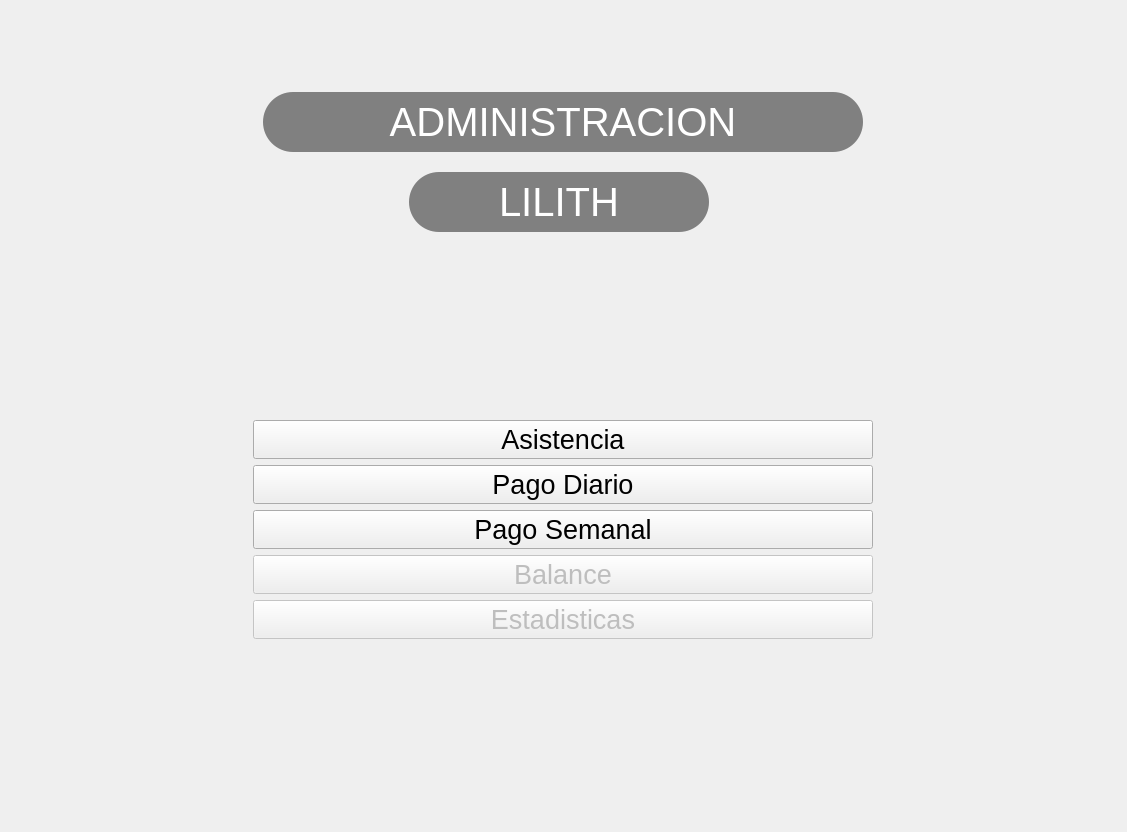
<?xml version="1.0" encoding="UTF-8"?>
<ui version="4.0">
 <class>MainWindow</class>
 <widget class="QMainWindow" name="MainWindow">
  <property name="geometry">
   <rect>
    <x>0</x>
    <y>0</y>
    <width>1127</width>
    <height>832</height>
   </rect>
  </property>
  <property name="windowTitle">
   <string>Sistema de Administracion -  Menú</string>
  </property>
  <property name="tabShape">
   <enum>QTabWidget::Rounded</enum>
  </property>
  <widget class="QWidget" name="centralwidget">
   <layout class="QHBoxLayout" name="horizontalLayout">
    <item>
     <layout class="QGridLayout" name="gridLayout">
      <item row="7" column="0">
       <layout class="QGridLayout" name="gridLayout_4">
        <item row="4" column="2">
         <spacer name="horizontalSpacer_4">
          <property name="orientation">
           <enum>Qt::Horizontal</enum>
          </property>
          <property name="sizeType">
           <enum>QSizePolicy::Fixed</enum>
          </property>
          <property name="sizeHint" stdset="0">
           <size>
            <width>30</width>
            <height>20</height>
           </size>
          </property>
         </spacer>
        </item>
        <item row="4" column="1">
         <widget class="QPushButton" name="boton_balance">
          <property name="enabled">
           <bool>false</bool>
          </property>
          <property name="font">
           <font>
            <pointsize>20</pointsize>
           </font>
          </property>
          <property name="styleSheet">
           <string notr="true"/>
          </property>
          <property name="text">
           <string>Balance</string>
          </property>
         </widget>
        </item>
        <item row="4" column="0">
         <spacer name="horizontalSpacer_3">
          <property name="orientation">
           <enum>Qt::Horizontal</enum>
          </property>
          <property name="sizeType">
           <enum>QSizePolicy::Fixed</enum>
          </property>
          <property name="sizeHint" stdset="0">
           <size>
            <width>30</width>
            <height>20</height>
           </size>
          </property>
         </spacer>
        </item>
        <item row="10" column="1">
         <widget class="QPushButton" name="boton_estadisticas">
          <property name="enabled">
           <bool>false</bool>
          </property>
          <property name="font">
           <font>
            <pointsize>20</pointsize>
           </font>
          </property>
          <property name="text">
           <string>Estadisticas</string>
          </property>
         </widget>
        </item>
        <item row="2" column="1">
         <widget class="QPushButton" name="boton_pago_semanal">
          <property name="font">
           <font>
            <pointsize>20</pointsize>
           </font>
          </property>
          <property name="text">
           <string>Pago Semanal</string>
          </property>
         </widget>
        </item>
        <item row="0" column="1">
         <widget class="QPushButton" name="boton_asistencia">
          <property name="font">
           <font>
            <pointsize>20</pointsize>
           </font>
          </property>
          <property name="text">
           <string>Asistencia</string>
          </property>
         </widget>
        </item>
        <item row="1" column="1">
         <widget class="QPushButton" name="boton_pago_diario">
          <property name="font">
           <font>
            <pointsize>20</pointsize>
           </font>
          </property>
          <property name="text">
           <string>Pago Diario</string>
          </property>
         </widget>
        </item>
       </layout>
      </item>
      <item row="8" column="0">
       <spacer name="verticalSpacer_3">
        <property name="orientation">
         <enum>Qt::Vertical</enum>
        </property>
        <property name="sizeType">
         <enum>QSizePolicy::Fixed</enum>
        </property>
        <property name="sizeHint" stdset="0">
         <size>
          <width>20</width>
          <height>130</height>
         </size>
        </property>
       </spacer>
      </item>
      <item row="0" column="0">
       <layout class="QGridLayout" name="gridLayout_3">
        <item row="0" column="0">
         <layout class="QHBoxLayout" name="horizontalLayout_3">
          <item>
           <spacer name="horizontalSpacer">
            <property name="orientation">
             <enum>Qt::Horizontal</enum>
            </property>
            <property name="sizeType">
             <enum>QSizePolicy::Fixed</enum>
            </property>
            <property name="sizeHint" stdset="0">
             <size>
              <width>40</width>
              <height>20</height>
             </size>
            </property>
           </spacer>
          </item>
          <item>
           <layout class="QGridLayout" name="gridLayout_5">
            <item row="2" column="0">
             <layout class="QHBoxLayout" name="horizontalLayout_5">
              <item>
               <spacer name="horizontalSpacer_5">
                <property name="orientation">
                 <enum>Qt::Horizontal</enum>
                </property>
                <property name="sizeType">
                 <enum>QSizePolicy::Fixed</enum>
                </property>
                <property name="sizeHint" stdset="0">
                 <size>
                  <width>33</width>
                  <height>20</height>
                 </size>
                </property>
               </spacer>
              </item>
              <item>
               <widget class="QLabel" name="label_2">
                <property name="maximumSize">
                 <size>
                  <width>300</width>
                  <height>60</height>
                 </size>
                </property>
                <property name="font">
                 <font>
                  <pointsize>30</pointsize>
                 </font>
                </property>
                <property name="styleSheet">
                 <string notr="true">background-color:gray; border-radius:30; color:white;</string>
                </property>
                <property name="text">
                 <string>LILITH</string>
                </property>
                <property name="alignment">
                 <set>Qt::AlignCenter</set>
                </property>
               </widget>
              </item>
              <item>
               <spacer name="horizontalSpacer_6">
                <property name="orientation">
                 <enum>Qt::Horizontal</enum>
                </property>
                <property name="sizeType">
                 <enum>QSizePolicy::Fixed</enum>
                </property>
                <property name="sizeHint" stdset="0">
                 <size>
                  <width>40</width>
                  <height>20</height>
                 </size>
                </property>
               </spacer>
              </item>
             </layout>
            </item>
            <item row="0" column="0">
             <layout class="QGridLayout" name="gridLayout_6">
              <item row="1" column="0">
               <widget class="QLabel" name="label">
                <property name="minimumSize">
                 <size>
                  <width>600</width>
                  <height>0</height>
                 </size>
                </property>
                <property name="maximumSize">
                 <size>
                  <width>600</width>
                  <height>60</height>
                 </size>
                </property>
                <property name="font">
                 <font>
                  <pointsize>30</pointsize>
                 </font>
                </property>
                <property name="styleSheet">
                 <string notr="true">background-color:gray; border-radius:30; color:white;</string>
                </property>
                <property name="text">
                 <string>ADMINISTRACION</string>
                </property>
                <property name="alignment">
                 <set>Qt::AlignCenter</set>
                </property>
               </widget>
              </item>
              <item row="0" column="0">
               <spacer name="verticalSpacer_4">
                <property name="orientation">
                 <enum>Qt::Vertical</enum>
                </property>
                <property name="sizeType">
                 <enum>QSizePolicy::Fixed</enum>
                </property>
                <property name="sizeHint" stdset="0">
                 <size>
                  <width>20</width>
                  <height>31</height>
                 </size>
                </property>
               </spacer>
              </item>
             </layout>
            </item>
            <item row="1" column="0">
             <spacer name="verticalSpacer">
              <property name="orientation">
               <enum>Qt::Vertical</enum>
              </property>
              <property name="sizeType">
               <enum>QSizePolicy::Fixed</enum>
              </property>
              <property name="sizeHint" stdset="0">
               <size>
                <width>20</width>
                <height>14</height>
               </size>
              </property>
             </spacer>
            </item>
           </layout>
          </item>
         </layout>
        </item>
        <item row="0" column="1">
         <spacer name="horizontalSpacer_2">
          <property name="orientation">
           <enum>Qt::Horizontal</enum>
          </property>
          <property name="sizeType">
           <enum>QSizePolicy::Fixed</enum>
          </property>
          <property name="sizeHint" stdset="0">
           <size>
            <width>40</width>
            <height>20</height>
           </size>
          </property>
         </spacer>
        </item>
        <item row="1" column="0">
         <spacer name="verticalSpacer_2">
          <property name="orientation">
           <enum>Qt::Vertical</enum>
          </property>
          <property name="sizeType">
           <enum>QSizePolicy::Fixed</enum>
          </property>
          <property name="sizeHint" stdset="0">
           <size>
            <width>20</width>
            <height>130</height>
           </size>
          </property>
         </spacer>
        </item>
       </layout>
      </item>
     </layout>
    </item>
   </layout>
  </widget>
 </widget>
 <resources/>
 <connections/>
</ui>
